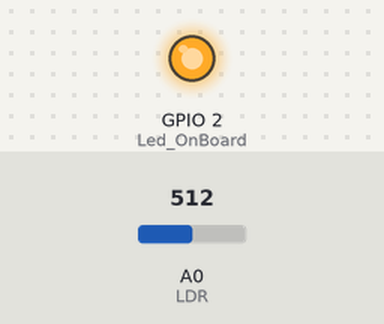
A program run on a simulated ESP8266 (NodeMCU). Shown: output pins drawn as LEDs (lit = HIGH). The test bench sets the inputs (shaded band); at power-on: A0 (LDR) = 512. WiFi joins after 1.5 s; servers stay silent unless stated; uploads are accepted with an empty reply; what the program prints to the serial monitor is not drawn.

Above: at 5.6 s.
At 8.2 s:
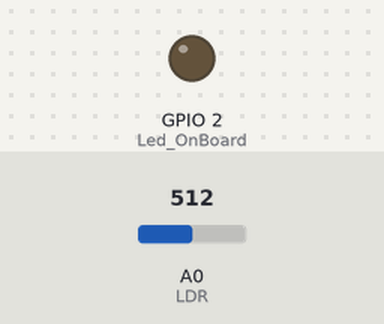
Timing chart, 0 to 10.3 s (numbered marks = the images above):
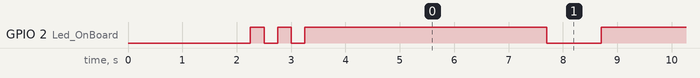

The program:

main.cpp
```cpp
#include <ESP8266WiFi.h>
#include <WiFiClient.h>
#include <ESP8266WebServer.h>
#include <ESP8266HTTPClient.h>

int Led_OnBoard = 2; // Initialize the Led_OnBoard

const char *ssid = "MahyaLink";         // Your wifi Name
const char *password = "102030ugd"; // Your wifi Password

const char *host = "192.168.1.131"; //Your pc or server (database) IP, example : 192.168.0.0 , if you are a windows os user, open cmd, then type ipconfig then look at IPv4 Address.

void setup()
{
  // put your setup code here, to run once:
  delay(1000);
  pinMode(Led_OnBoard, OUTPUT); // Initialize the Led_OnBoard pin as an output
  Serial.begin(921600);
  WiFi.mode(WIFI_OFF); //Prevents reconnection issue (taking too long to connect)
  delay(1000);
  WiFi.mode(WIFI_STA); //This line hides the viewing of ESP as wifi hotspot

  WiFi.begin(ssid, password); //Connect to your WiFi router
  Serial.println("");

  Serial.print("Connecting");
  // Wait for connection
  while (WiFi.status() != WL_CONNECTED)
  {
    digitalWrite(Led_OnBoard, LOW);
    delay(250);
    Serial.print(".");
    digitalWrite(Led_OnBoard, HIGH);
    delay(250);
  }

  digitalWrite(Led_OnBoard, HIGH);
  //If connection successful show IP address in serial monitor
  Serial.println("");
  Serial.println("Connected to Network/SSID");
  Serial.print("IP address: ");
  Serial.println(WiFi.localIP()); //IP address assigned to your ESP
}

void loop()
{
  // put your main code here, to run repeatedly:
  HTTPClient client; //Declare object of class HTTPClient

  String LdrValueSend, postData;
  int ldrvalue = analogRead(A0);   //Read Analog value of LDR
  LdrValueSend = String(ldrvalue); //String to interger conversion

  //Post Data
  postData = "ldrvalue=" + LdrValueSend;

  client.begin("http://192.168.1.131/Nodemcu_db_record_view/InsertDB.php");              //Specify request destination
  client.addHeader("Access-Control-Allow-Origin", "*");
  client.addHeader("Content-Type", "text/plain");
  int httpCode = client.POST(postData);   //Send the request
  String payload = client.getString();    //Get the response payload

  //Serial.println("LDR Value=" + ldrvalue);
  Serial.println(httpCode);   //Print HTTP return code
  // Serial.println(payload);    //Print request response payload
  Serial.println("LDR Value=" + LdrValueSend);

  client.end();  //Close connection

  delay(4000);  //Here there is 4 seconds delay plus 1 second delay below, so Post Data at every 5 seconds
  digitalWrite(Led_OnBoard, LOW);
  delay(1000);
  digitalWrite(Led_OnBoard, HIGH);
}
```

Measured:
- by itself, GPIO 2 (Led_OnBoard): goes LOW 0.25 s, HIGH 0.25 s, LOW 0.25 s, 24 × (HIGH 4.5 s, LOW 1.0 s), then HIGH
